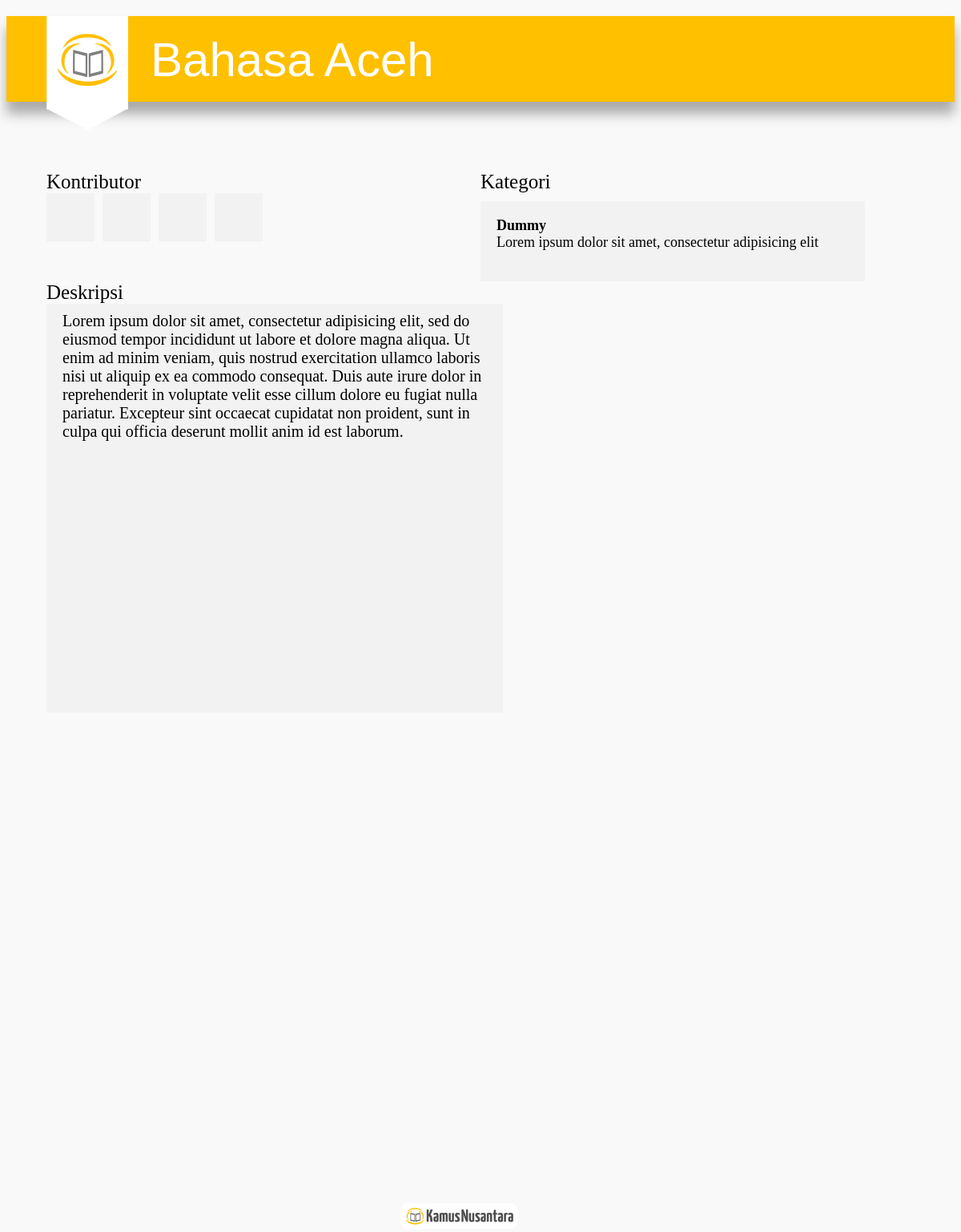
/dev/page/kn/lg_aceh, run on the app's committed database.
### tables this page shows
CREATE TABLE IF NOT EXISTS `languages` (
  `id` int(10) NOT NULL AUTO_INCREMENT,
  `lang_key` varchar(50) NOT NULL DEFAULT '0',
  `name` varchar(50) NOT NULL,
  `desc` longtext NOT NULL,
  PRIMARY KEY (`id`),
  KEY `keywords` (`lang_key`)
);

CREATE TABLE IF NOT EXISTS `categories` (
  `id` int(10) NOT NULL AUTO_INCREMENT,
  `name` varchar(50) DEFAULT NULL,
  `desc` longtext,
  PRIMARY KEY (`id`)
);

### dev/application/controllers/page.php (called while the page is built, shortened)
<?php if ( ! defined('BASEPATH')) exit('No direct script access allowed');
class Page extends CI_Controller
{
	function __construct()
	{
		$this->load->model("languages_model", "languages", true);
		$this->load->model("categories_model", "categories", true);
	}
	public function kn($lg = 'map')
	{
		$lang = $this->languages->get_lang_details($lg);
		$cat_list = $this->categories->get_cat_in_lang($lg);
		$data['lang'] = $lang;
		$data['cat_list'] = $cat_list;
		$this->load->view('page_view', $data);
	}
}

### dev/index.php (called while the page is built, shortened)
<?php
require_once BASEPATH.'core/CodeIgniter.php';

### dev/application/models/languages_model.php (called while the page is built, shortened)
<?php if ( ! defined('BASEPATH')) exit('No direct script access allowed');
class Languages_model extends CI_Model
{
	function get_lang_details($lg)
	{
		$this->db->where('lang_key', $lg);
		$ret = $this->db->get('languages')->result_array();
		return $ret[0];
	}
}

### dev/application/models/categories_model.php (called while the page is built, shortened)
<?php if ( ! defined('BASEPATH')) exit('No direct script access allowed');
class Categories_model extends CI_Model
{
	function get_cat_in_lang($lg)
	{
		$kueri = "SELECT categories.id, categories.name, categories.desc FROM lang_cat INNER JOIN categories ON lang_cat.cat_id=categories.id WHERE lang_cat.lang_key='$lg'";
		$ret = $this->db->query($kueri)->result_array();
		return $ret;
	}
}

### dev/application/views/page_view.php (the view, shortened to what this page needs)
<!DOCTYPE html>
<html lang="en">
	<head>
		<link rel="stylesheet" type="text/css" href="<?=base_url()?>application/css/style.css"/>
	</head>
	<body>
		<header>
			<div class="header">
				<div id="headText">
					<?=$lang['name'];?>
				</div>
			</div>
			<img id="logohead" src="<?=base_url()?>application/images/skhead.png" />
		</header>
		<section>
			<div class="container">
				<div class="left">
					<div id="contributor">
						Kontributor
						<div id="contprofile">
							<div class="contoh"></div>
							<div class="contoh"></div>
							<div class="contoh"></div>
							<div class="contoh"></div>
						</div>
					</div>
					<div id="description">
						Deskripsi
						<div id="desc">
							<?=$lang['desc'];?>
						</div>
					</div>
				</div>
				<div class="right">
					<div id="category">
						Kategori
						<div id="scroll" >
						<?php
							foreach($cat_list as $cat){
								echo "<a href='".base_url()."terms/kn/".$lang['lang_key']."/".$cat['id']."'>";
								echo "<div class='contcategory'>";
								echo "<b>".$cat['name']."</b><br>";
								echo $cat['desc']."<br>";
								echo "</div>";
								echo "</a>";
							}
						?>
						</div>
					</div>
				</div>
			</div>
		</section>
		<footer id="foot">
			<img src="<?=base_url()?>application/images/footer.png" >
		</footer>
	</body>
</html>

### dev/application/css/style.css (style rules this page uses)
body { background-color: #f9f9f9; font-family: "body",georgia; }
.header { margin-top:20px; width: 100%; height: 107px; font-family: "header",arial,georgia; background-color: #FFC000; -webkit-box-shadow: 0px 5px 5px #a9a9a9; -moz-box-shadow: 0px 5px 5px #a9a9a9; box-shadow: 0px 15px 15px #a9a9a9; }
#headText { position: relative; color:white; left:180px; top:20px; width: 700px; font-size: 60px; }
#logohead { position: relative; top:-107px; left:50px; }
.left { width: 50%; float: left; }
#contributor { position: relative; top:-60px; left: 50px; font-size: 25px; }
#contprofile { width: 300px; height: 70px; }
.contoh { width: 60px; height: 60px; float: left; margin-right: 10px; background-color:#f2f2f2; }
#description { position: relative; top:-20px; left: 50px; font-size: 25px; }
#desc { background-color:#f2f2f2; width: 550px; height: 500px; padding-top: 10px; padding-left: 20px; font-size: 20px; }
.right { float: left; }
#category { font-size: 25px; position: relative; top:-60px; }
#scroll { height: 600px; overflow: auto; }
#scroll a { text-decoration: none; color:black; }
.contcategory { font-size: 18px; padding-left: 20px; padding-top: 20px; margin-top: 10px; width: 460px; height: 80px; background-color:#f2f2f2; }
#foot { position: relative; top:600px; left:-100px; }

### data on the page
languages: name "Bahasa Aceh", desc "Lorem ipsum dolor sit amet, consectetur adipisicing elit, sed do eiusmod tempor incididunt ut labore et dolore magna aliqua. Ut enim ad minim veniam, quis nostrud exercitation ullamco laboris nisi ut aliquip ex ea commodo consequat. Duis aute irure dolor in reprehenderit in voluptate velit esse cillum dolore eu fugiat nulla pariatur. Excepteur sint occaecat cupidatat non proident, sunt in culpa qui officia deserunt mollit anim id est laborum."
categories: name "Dummy", desc "Lorem ipsum dolor sit amet, consectetur adipisicing elit"
